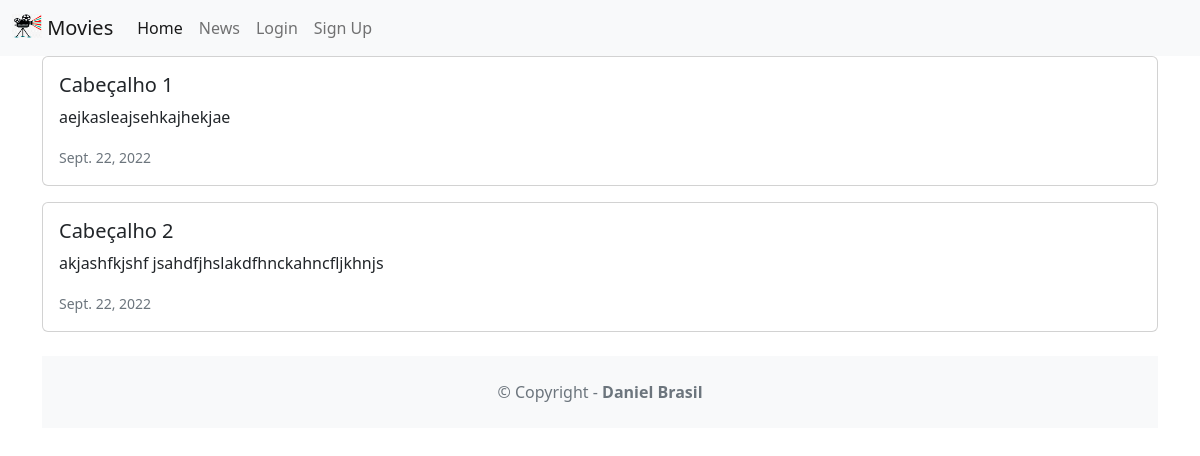
Page /news/ on the committed database.
### news/models.py (models this page shows, shortened)
class News(models.Model):
    headline = models.CharField(max_length=200)
    body = models.TextField()
    date = models.DateField()

### news/views.py (the view)
# urls.py: path('news/', include('news.urls')),
def news(request):
    newss = News.objects.all().order_by('-date')
    return render(request, 'news.html', {'newss':newss})

### news/templates/news.html
{% extends 'base.html' %}
{% block content %}
{% for news in newss %}
    <div class="card mb-3">
        <div class="row g-0">
            <div>
                <div class="card-body">
                    <h5 class="card-title">{{ news.headline }}</h5>
                    <p class="card-text">{{ news.body }}</p>
                    <p class="card-text"><small class="text-muted">{{ news.date }}</small></p>
                </div>
            </div>
        </div>
    </div>
{% endfor %}
{% endblock content %}

### rows in the picture
News: headline "Cabeçalho 1", body "aejkasleajsehkajhekjae", date "Sept. 22, 2022"
News: headline "Cabeçalho 2", body "akjashfkjshf jsahdfjhslakdfhnckahncfljkhnjs", date "Sept. 22, 2022"
